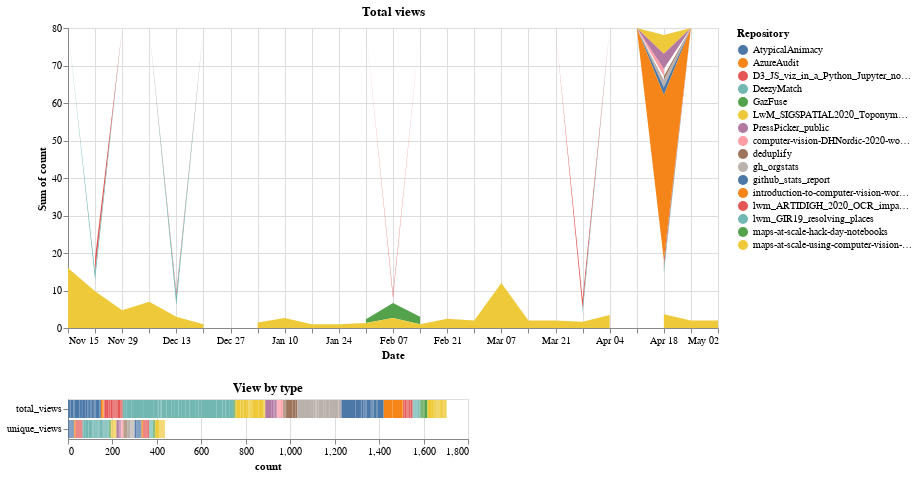

The notebook cell this image was saved under:
### Markdown cell above
## Views over time

The top chart shows us the total views over time by repository, the bottom histogram breaks this down by view type

### Code cell
chart & bar

### Figure 1 — Vega-Lite specification as saved in the notebook (floating-point values rounded to 4 significant figures; data arrays with more than 128 entries replaced by an {"elided": "..."} marker saying what was removed)
{"config": {"view": {"continuousWidth": 400, "continuousHeight": 300}}, "vconcat": [{"mark": "area", "encoding": {"color": {"type": "nominal", "field": "variable_0", "title": "Repository"}, "tooltip": {"type": "quantitative", "aggregate": "sum", "field": "count"}, "x": {"type": "temporal", "axis": {"tickCount": 24, "title": "Date"}, "field": "index"}, "y": {"type": "quantitative", "aggregate": "sum", "field": "count"}}, "selection": {"selector001": {"type": "interval"}}, "title": "Total views", "transform": [{"filter": {"equal": "total_views", "field": "variable_1"}}], "width": 650}, {"mark": "bar", "encoding": {"color": {"type": "nominal", "field": "variable_0", "title": "Repository"}, "x": {"type": "quantitative", "field": "count"}, "y": {"type": "nominal", "field": "variable_1", "title": null}}, "title": "View by type", "transform": [{"filter": {"selection": "selector001"}}]}], "data": {"name": "data-47e41aff5e732dbd9625c2b4ac64a967"}, "$schema": "https://vega.github.io/schema/vega-lite/v4.8.1.json", "datasets": {"data-47e41aff5e732dbd9625c2b4ac64a967": {"elided": "800 records"}}}
